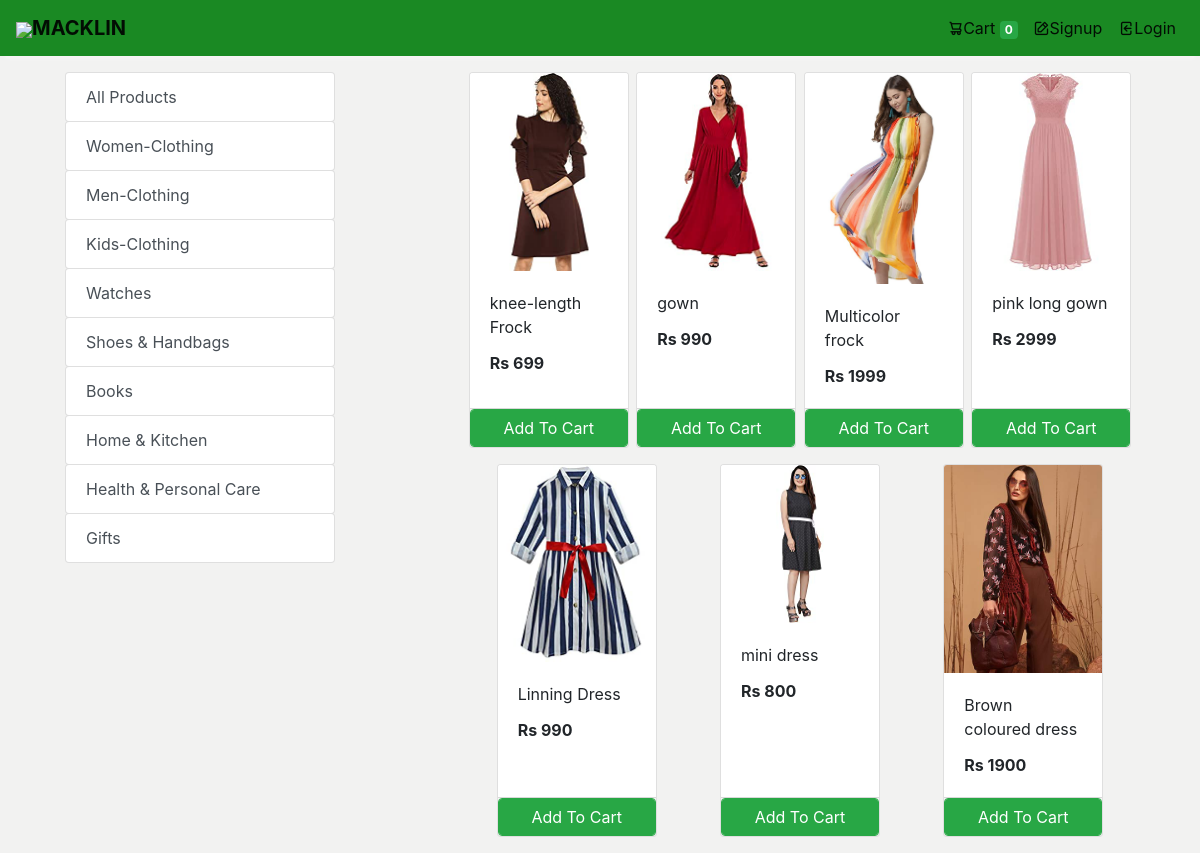
Screenshot of /store?category=22 with the database file from the repository.
### store/models/category.py (models this page shows, shortened)
class Category(models.Model):
    name= models.CharField(max_length=50)
    @staticmethod
    def get_all_categories():
        return Category.objects.all()

### store/models/product.py (models this page shows, shortened)
class Products(models.Model):
    name = models.CharField(max_length=60)
    price= models.IntegerField(default=0)
    category= models.ForeignKey(Category,on_delete=models.CASCADE,default=1 )
    description= models.CharField(max_length=250, default='', blank=True, null= True)
    image= models.ImageField(upload_to='uploads/products/')
    @staticmethod
    def get_all_products_by_categoryid(category_id):
        if category_id:
            return Products.objects.filter (category=category_id)
        else:
            return Products.get_all_products();

### store/views/home.py (the view)
# urls.py: path('' , include('store.urls'))
def store(request):
    cart = request.session.get('cart')
    if not cart:
        request.session['cart'] = {}
    products = None
    categories = Category.get_all_categories()
    categoryID = request.GET.get('category')
    if categoryID:
        products = Products.get_all_products_by_categoryid(categoryID)
    else:
        products = Products.get_all_products();
    data = {}
    data['products'] = products
    data['categories'] = categories
    print('you are : ', request.session.get('email'))
    return render(request, 'index.html', data)

### store/templatetags/cart.py (called while the page is built)
@register.filter (name='is_in_cart')
def is_in_cart(product, cart):
    keys = cart.keys ()
    for id in keys:
        if int (id) == product.id:
            return True
    return False;

### store/templatetags/custom_filter.py (called while the page is built)
@register.filter(name='currency')
def currency(number):
    return "Rs "+str(number)

### store/templates/index.html (shortened to what this page needs)
{% extends 'base.html' %}
{% block content %}
{% load cart %}
{% load custom_filter %}
<div class="container-fluid mt-3">
	<div class="row">
		<div class="col-lg-3 mx-auto">
			<div class="list-group">
				<a href="/" class="list-group-item list-group-item-action btn btn-outline-success">All Products</a>
				{% for category in categories %}
				<a href="/?category={{category.id}}"
					class="list-group-item list-group-item-action btn btn-outline-success ">{{category.name}}</a>
				{% endfor %}
			</div>
		</div>
		<div id='products' class="col-lg-7 mx-auto">
			<div class="row mx-auto">
				{% for product in products %}
				<div class="card mx-auto mb-3" id={{product.id}} style="width: 10rem;">
					<img class="card-img-top" src="{{product.image.url}}" alt="Card image cap">
					<div class="card-body">
						<p class="card-title">{{product.name}}</p>
						<p class="card-text"><b>{{product.price|currency}}</b></p>
					</div>
					<div class="card-footer p-0 no-gutters">
						{% if product|is_in_cart:request.session.cart %}
						<div class="row no-gutters">
							<form action="/#{{product.id}}" class="col-2 " method="post">
								{% csrf_token %}
								<input hidden type="text" name='product' value='{{product.id}}'>
								<input hidden type="text" name='remove' value='True'>
								<input type="submit" value=" - " class="btn btn-block btn-success border-right">
							</form>
							<div class="text-center col btn btn-success">{{product|cart_quantity:request.session.cart}} in Cart</div>
							<form action="/#{{product.id}}" class="col-2 " method="post">
								{% csrf_token %}
								<input hidden type="text" name='product' value='{{product.id}}'>
								<input type="submit" value=" + " class="btn btn-block btn-success border-left">
							</form>
						</div>
						{% else %}
						<form action="/#{{product.id}}" method="POST" class="btn-block">
							<input type="submit" class="float-right btn btn-success form-control"
								value="Add To Cart">
						</form>
						{% endif %}
					</div>
				</div>
				{% endfor %}
			</div>
		</div>
	</div>
</div>
{% endblock %}

### store/templates/base.html (style rules this page uses)
body { background-color: rgb(242, 242, 241); }

### rows the page displays
Category: name "Women-Clothing"
Category: name "Men-Clothing"
Category: name "Kids-Clothing"
Category: name "Watches"
Category: name "Shoes & Handbags"
Category: name "Books"
Category: name "Home & Kitchen"
Category: name "Health & Personal Care"
Category: name "Gifts"
Products: image (picture), name "knee-length Frock", price "Rs 699"
Products: image (picture), name "gown", price "Rs 990"
Products: image (picture), name "Multicolor frock", price "Rs 1999"
Products: image (picture), name "pink long gown", price "Rs 2999"
Products: image (picture), name "Linning Dress", price "Rs 990"
Products: image (picture), name "mini dress", price "Rs 800"
Products: image (picture), name "Brown coloured dress", price "Rs 1900"

### other values shown
{{ request.session.cart.keys|length }} "0"
